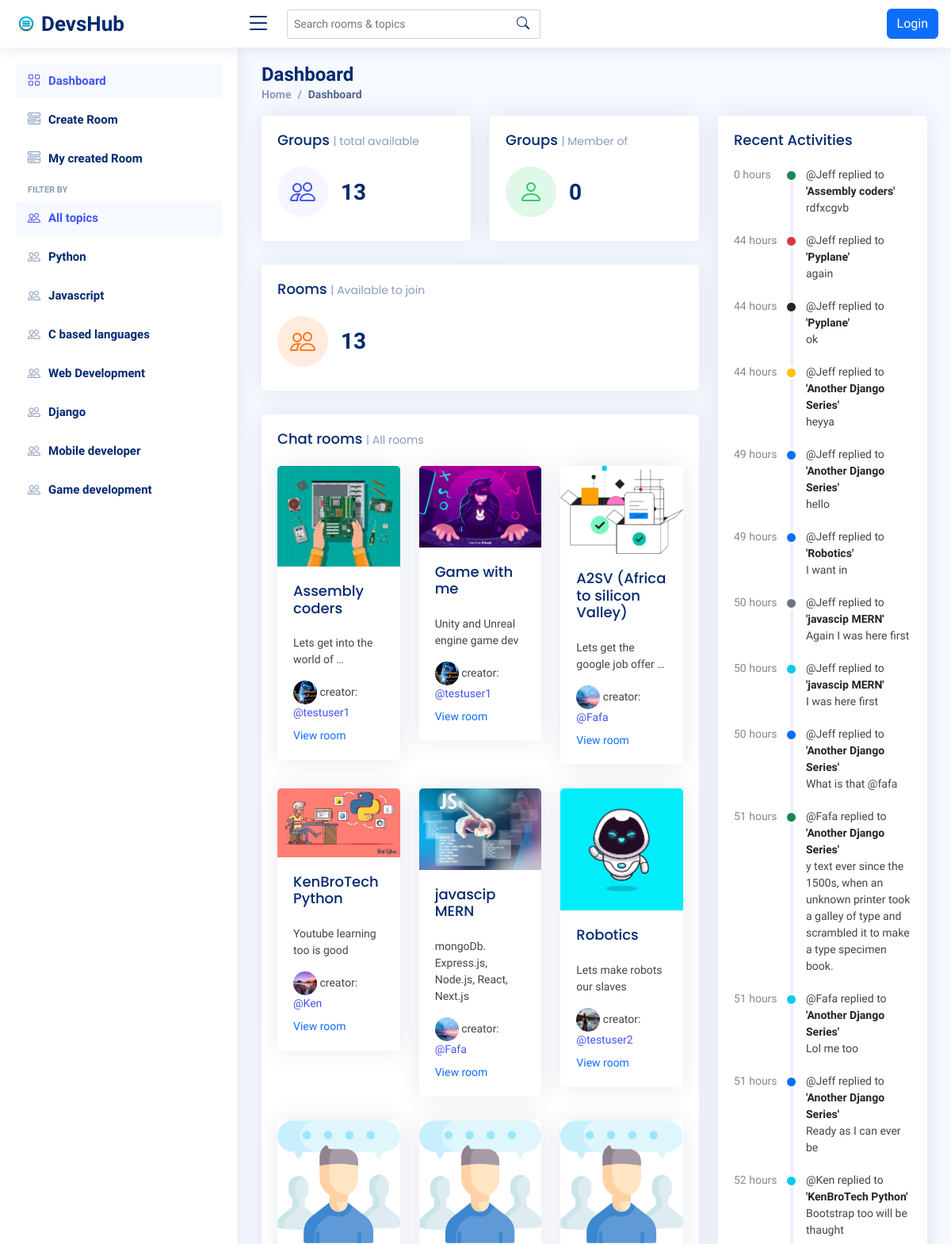
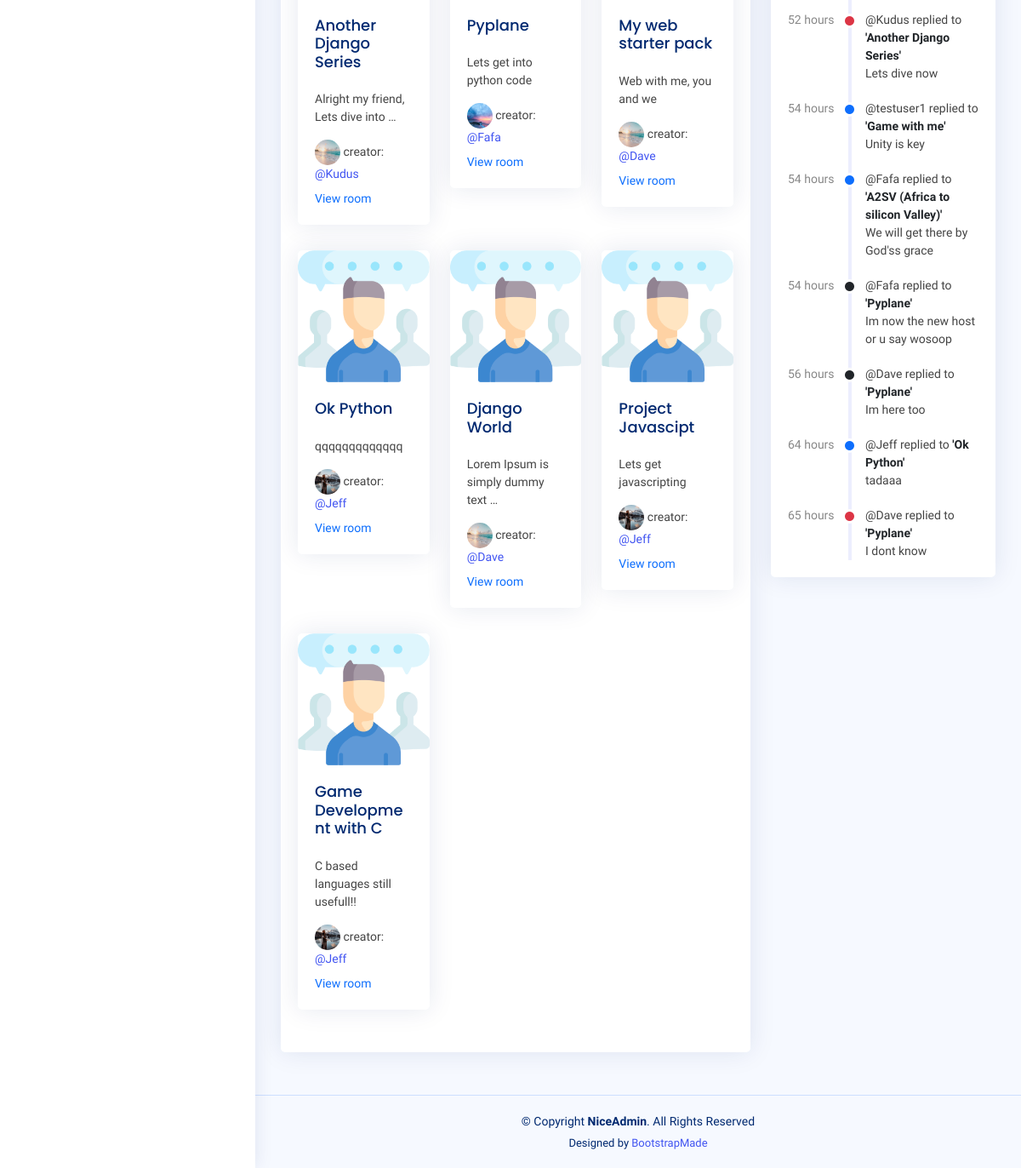
The page / on the database its author committed (2 pictures, top to bottom).
### base/models.py (models this page shows, shortened)
class Topic(models.Model):
    name = models.CharField(max_length=100)

class Room(models.Model):
    host = models.ForeignKey(User, on_delete=models.CASCADE, blank=True)
    topic = models.ForeignKey(Topic, on_delete=models.CASCADE)
    name = models.CharField(max_length=200)
    class_img = models.ImageField(upload_to="class_img", default="group_icon.png")
    description = models.TextField()
    members = models.ManyToManyField(User, related_name="members", blank=True)
    created = models.DateTimeField(auto_now_add=True)
    updated = models.DateTimeField(auto_now=True)
    objects = RoomManager()
    class Meta:
        ordering = ["-updated", "-created"]
    def __str__(self):
        return self.name

class Profile(models.Model):
    user = models.OneToOneField(User, on_delete=models.CASCADE)
    full_name = models.CharField(max_length=200, blank=True)
    profile_pic = models.ImageField(default="avatar.png", upload_to='profiles/', blank=True)
    bio =  models.TextField(blank=True)
    job = models.CharField(max_length=150, blank=True)
    company = models.CharField(max_length=200, blank=True)
    created = models.DateTimeField(auto_now_add=True)
    updated = models.DateTimeField(auto_now=True)

class Message(models.Model):
    user = models.ForeignKey(User, on_delete=models.CASCADE)
    room = models.ForeignKey(Room, on_delete=models.CASCADE)
    body = models.TextField()
    created = models.DateTimeField(auto_now_add=True)
    updated = models.DateTimeField(auto_now=True)
    def get_random_color(self):
        colors = ["primary", "danger", "success", "dark", "info", "warning", "muted"]
        return random.choice(colors)
    class Meta:
        ordering = ["-created", '-updated']

### base/views.py (the view)
# urls.py: path("", home, name="home"),
def home(request):
    q = request.GET.get("q") if request.GET.get("q") != None else ""
    empty_activity = False
    empty_rooms = False
    rooms = Room.objects.filter(
        Q(topic__name__icontains=q) | Q(name__icontains=q) | Q(description__icontains=q)
    )
    topics = Topic.objects.all()
    rooms_count = Room.objects.all().count()
    q_room_count = rooms.count()
    if q_room_count == 0:
        empty_rooms = True
    members_of_count = len(Room.objects.return_all_joned_rooms(request.user))
    remaining = rooms_count - members_of_count
    room_messages = Message.objects.filter(Q(room__name__icontains=q)).order_by("-created")[:20]
    if len(room_messages) == 0:
        empty_activity = True
    context = {
        "rooms": rooms,
        "topics": topics,
        "rooms_count": rooms_count,
        "room_messages": room_messages,
        'members_of_count':members_of_count,
        'remaining': remaining,
        'q_room_count':q_room_count,
        'empty_activity':empty_activity,
        'empty_rooms':empty_rooms,
        'q':q,
    }
    return render(request, "base/home.html", context)

### base/models.py (called while the page is built)
    def return_all_joned_rooms(self, user):
        rooms = []
        for room in Room.objects.all():
            if user in room.members.all() or room.host ==user:
                rooms.append(room)
        return rooms

### base/templatetags/custom_filters.py (called while the page is built)
@register.filter
def hours_since(value):
    if timezone.is_aware(value):
        now = timezone.now()
    else:
        now = timezone.make_aware(timezone.now(), timezone.get_current_timezone())
    delta = now - value
    hours = delta.total_seconds() // 3600
    return int(hours)

### base/templates/base/home.html (shortened to what this page needs)
{% extends 'main.html' %}
{% load static %}
{% load custom_filters %}
{% block css_files %}
<link href="{% static 'vendor/bootstrap/css/bootstrap.min.css' %}" rel="stylesheet">
<link href="{% static 'vendor/bootstrap-icons/bootstrap-icons.css' %}" rel="stylesheet">
<link href="{% static 'css/style.css' %}" rel="stylesheet">
{% endblock css_files %}
{% block content %}
<main id="main" class="main">
    <div class="pagetitle">
      <h1>Dashboard</h1>
      <nav>
        <ol class="breadcrumb">
          <li class="breadcrumb-item"><a href="index.html">Home</a></li>
          <li class="breadcrumb-item active">Dashboard</li>
        </ol>
      </nav>
    </div>
    <section class="section dashboard">
      <div class="row">
        <div class="col-lg-8">
          <div class="row">
            <div class="col-xxl-4 col-md-6">
              <div class="card info-card sales-card">
                <div class="card-body">
                  <h5 class="card-title">Groups <span>| total available</span></h5>
                  <div class="d-flex align-items-center">
                    <div class="card-icon rounded-circle d-flex align-items-center justify-content-center">
                      <i class="bi bi-people"></i>
                    </div>
                    <div class="ps-3">
                      <h6>{{rooms_count}}</h6>
                    </div>
                  </div>
                </div>
              </div>
            </div>
            <div class="col-xxl-4 col-md-6">
              <div class="card info-card revenue-card">
                <div class="card-body">
                  <h5 class="card-title">Groups <span>| Member of</span></h5>
                  <div class="d-flex align-items-center">
                    <div class="card-icon rounded-circle d-flex align-items-center justify-content-center">
                      <i class="bi bi-person"></i>
                    </div>
                    <div class="ps-3">
                      <h6>{{members_of_count}}</h6>
                    </div>
                  </div>
                </div>
              </div>
            </div>
            <div class="col-xxl-4 col-xl-12">
              <div class="card info-card customers-card">
                <div class="card-body">
                  <h5 class="card-title">Rooms <span>| Available to join</span></h5>
                  <div class="d-flex align-items-center">
                    <div class="card-icon rounded-circle d-flex align-items-center justify-content-center">
                      <i class="bi bi-people"></i>
                    </div>
                    <div class="ps-3">
                      <h6>{{remaining}}</h6>
                    </div>
                  </div>
                </div>
              </div>
            </div>
            <div class="col-12">
            <div class="col-12">
              <div class="card recent-sales overflow-auto">
                <div class="card-body">
                  <h5 class="card-title">Chat rooms <span>| All rooms</span></h5>
                  <div class="row">
                    {% for room in rooms %}
                    <div class="col col-12 col-sm-6 col-md-4">
                      <div class="card">
                        <img src="{{room.class_img.url}}" class="card-img-top" style="max-height:180px;" alt="...">
                        <div class="card-body">
                          <a href="{% url 'room' room.id %}"><h5 class="card-title">{{room.name}}</h5></a>
                          <p class="card-text">{{room.description|truncatewords:6}}</p>
                          <img src="{{room.host.profile.profile_pic.url}}" class="card-img-top rounded-circle" style="width:30px; height:30px" alt="...">
                          <span>creator: <a href="{% url 'profile' room.host.id %}">@{{room.host.username}}</a></span>
                          <div class="mt-2">
                              <a href="{% url 'room' room.id %}" class="text-primary">View room</a>
                          </div>
                        </div>
                      </div>
                    </div>
                    {% endfor %}
                  </div>
                </div>
              </div>
            </div>
            </div>
          </div>
        </div>
        <div class="col-lg-4">
          <div class="card">
            <div class="card-body">
              <h5 class="card-title">Recent Activities</h5>
              <div class="activity">
                {% if empty_activity %}
                  <h5>No recent activity</h5>
                {% else %}
                {% for item in room_messages %}
                <div class="activity-item d-flex">
                  <div class="activite-label">{{item.created|hours_since}} hours</div>
                  <i class='bi bi-circle-fill activity-badge text-{{item.get_random_color}} align-self-start'></i>
                  <div class="activity-content">
                    @{{item.user}} replied to <a href="#" class="fw-bold text-dark">'{{item.room}}'</a> <br>{{item.body}}
                  </div>
                </div>
                {% endfor %}
                {% endif %}
              </div>
            </div>
          </div>
        </div>
      </div>
    </section>
  </main>
{% endblock content %}

### templates/aside.html (shortened to what this page needs)
  {% url 'home' as index_path %}
  {% url 'create-room' as create_room_path %}
  {% url 'created-rooms' as created_rooms_path %}
  <aside id="sidebar" class="sidebar">
    <ul class="sidebar-nav" id="sidebar-nav">
      <li class="nav-item">
        <a class="nav-link {% if not request.path == index_path %}collapsed{% endif %}" href="{% url 'home' %}">
          <i class="bi bi-grid"></i>
          <span>Dashboard</span>
        </a>
      </li>
      <li class="nav-item">
        <a class="nav-link {% if not request.path == create_room_path %}collapsed{% endif %}" data-bs-target="#components-nav" href="{% url 'create-room' %}">
          <i class="bi bi-menu-button-wide"></i><span>Create Room</span>
        </a>
      </li>
      <li class="nav-item">
        <a class="nav-link {% if not request.path == created_rooms_path %}collapsed{% endif %}" data-bs-target="#components-nav" href="{% url 'created-rooms' %}">
          <i class="bi bi-menu-button-wide"></i><span>My created Room</span>
        </a>
      </li>
      <li class="nav-heading">FILTER BY</li>
      <li class="nav-item">
        <a class="nav-link {% if not q == "" %}collapsed{% endif %}" href="{% url 'home' %}">
        <i class="bi bi-people"></i>
        <span>All topics</span>
        </a>
    </li>
      {% for topic in topics %}
        <li class="nav-item">
            <a class="nav-link {% if not topic.name == q %}collapsed{% endif %}" href="{% url 'home' %}?q={{topic.name}}">
            <i class="bi bi-people"></i>
            <span>{{topic.name}}</span>
            </a>
        </li>
      {% endfor %}
    </ul>
  </aside>

### static/css/style.css (style rules this page uses)
:root { scroll-behavior: smooth; }
body { font-family: "Open Sans", sans-serif; background: #f6f9ff; color: #444444; }
a { color: #4154f1; text-decoration: none; }
h1, h2, h3, h4, h5, h6 { font-family: "Nunito", sans-serif; }
#main { margin-top: 60px; padding: 20px 30px; transition: all 0.3s; }
.pagetitle { margin-bottom: 10px; }
.pagetitle h1 { font-size: 24px; margin-bottom: 0; font-weight: 600; color: #012970; }
.card { margin-bottom: 30px; border: none; border-radius: 5px; box-shadow: 0px 0 30px rgba(1, 41, 112, 0.1); }
.card-title { padding: 20px 0 15px 0; font-size: 18px; font-weight: 500; color: #012970; font-family: "Poppins", sans-serif; }
.card-title span { color: #899bbd; font-size: 14px; font-weight: 400; }
.card-body { padding: 0 20px 20px 20px; }
.breadcrumb { font-size: 14px; font-family: "Nunito", sans-serif; color: #899bbd; font-weight: 600; }
.breadcrumb a { color: #899bbd; transition: 0.3s; }
.breadcrumb .breadcrumb-item::before { color: #899bbd; }
.breadcrumb .active { color: #51678f; font-weight: 600; }
.sidebar { position: fixed; top: 60px; left: 0; bottom: 0; width: 300px; z-index: 996; transition: all 0.3s; padding: 20px; overflow-y: auto; scrollbar-width: thin; scrollbar-color: #aab7cf transparent; box-shadow: 0px 0px 20px rgba(1, 41, 112, 0.1); background-color: #fff; }
@media (min-width: 1200px) { #main, #footer { margin-left: 300px; } }
.sidebar-nav { padding: 0; margin: 0; list-style: none; }
.sidebar-nav li { padding: 0; margin: 0; list-style: none; }
.sidebar-nav .nav-item { margin-bottom: 5px; }
.sidebar-nav .nav-heading { font-size: 11px; text-transform: uppercase; color: #899bbd; font-weight: 600; margin: 10px 0 5px 15px; }
.sidebar-nav .nav-link { display: flex; align-items: center; font-size: 15px; font-weight: 600; color: #4154f1; transition: 0.3; background: #f6f9ff; padding: 10px 15px; border-radius: 4px; }
.sidebar-nav .nav-link i { font-size: 16px; margin-right: 10px; color: #4154f1; }
.sidebar-nav .nav-link.collapsed { color: #012970; background: #fff; }
.sidebar-nav .nav-link.collapsed i { color: #899bbd; }
.dashboard .info-card { padding-bottom: 10px; }
.dashboard .info-card h6 { font-size: 28px; color: #012970; font-weight: 700; margin: 0; padding: 0; }
.dashboard .card-icon { font-size: 32px; line-height: 0; width: 64px; height: 64px; flex-shrink: 0; flex-grow: 0; }
.dashboard .sales-card .card-icon { color: #4154f1; background: #f6f6fe; }
.dashboard .revenue-card .card-icon { color: #2eca6a; background: #e0f8e9; }
.dashboard .customers-card .card-icon { color: #ff771d; background: #ffecdf; }
.dashboard .activity { font-size: 14px; }
.dashboard .activity .activity-item .activite-label { color: #888; position: relative; flex-shrink: 0; flex-grow: 0; min-width: 64px; }
.dashboard .activity .activity-item .activite-label::before { content: ""; position: absolute; right: -11px; width: 4px; top: 0; bottom: 0; background-color: #eceefe; }
.dashboard .activity .activity-item .activity-badge { margin-top: 3px; z-index: 1; font-size: 11px; line-height: 0; border-radius: 50%; flex-shrink: 0; border: 3px solid #fff; flex-grow: 0; }
.dashboard .activity .activity-item .activity-content { padding-left: 10px; padding-bottom: 20px; }
.dashboard .activity .activity-item:first-child .activite-label::before { top: 5px; }
.dashboard .activity .activity-item:last-child .activity-content { padding-bottom: 0; }
.dashboard .recent-sales { font-size: 14px; }

### rows shown on the page
Topic: name "Python"
Topic: name "Javascript"
Topic: name "C based languages"
Topic: name "Web Development"
Topic: name "Django"
Topic: name "Mobile developer"
Topic: name "Game development"
Room: class_img (picture), name "Assembly coders", description "Lets get into the world of …", host.profile.profile_pic (picture), host.username "testuser1"
Room: class_img (picture), name "Game with me", description "Unity and Unreal engine game dev", host.profile.profile_pic (picture), host.username "testuser1"
Room: class_img (picture), name "A2SV (Africa to silicon Valley)", description "Lets get the google job offer …", host.profile.profile_pic (picture), host.username "Fafa"
Room: class_img (picture), name "KenBroTech Python", description "Youtube learning too is good", host.profile.profile_pic (picture), host.username "Ken"
Room: class_img (picture), name "javascip MERN", description "mongoDb. Express.js, Node.js, React, Next.js", host.profile.profile_pic (picture), host.username "Fafa"
Room: class_img (picture), name "Robotics", description "Lets make robots our slaves", host.profile.profile_pic (picture), host.username "testuser2"
Room: class_img (picture), name "Another Django Series", description "Alright my friend, Lets dive into …", host.profile.profile_pic (picture), host.username "Kudus"
Room: class_img (picture), name "Pyplane", description "Lets get into python code", host.profile.profile_pic (picture), host.username "Fafa"
Room: class_img (picture), name "My web starter pack", description "Web with me, you and we", host.profile.profile_pic (picture), host.username "Dave"
Room: class_img (picture), name "Ok Python", description "qqqqqqqqqqqqq", host.profile.profile_pic (picture), host.username "Jeff"
Room: class_img (picture), name "Django World", description "Lorem Ipsum is simply dummy text …", host.profile.profile_pic (picture), host.username "Dave"
Room: class_img (picture), name "Project Javascipt", description "Lets get javascripting", host.profile.profile_pic (picture), host.username "Jeff"
Room: class_img (picture), name "Game Development with C", description "C based languages still usefull!!", host.profile.profile_pic (picture), host.username "Jeff"
Message: created|hours_since "0", user "Jeff", room "Assembly coders", body "rdfxcgvb"
Message: created|hours_since "44", user "Jeff", room "Pyplane", body "again"
Message: created|hours_since "44", user "Jeff", room "Pyplane", body "ok"
Message: created|hours_since "44", user "Jeff", room "Another Django Series", body "heyya"
Message: created|hours_since "49", user "Jeff", room "Another Django Series", body "hello"
Message: created|hours_since "49", user "Jeff", room "Robotics", body "I want in"
Message: created|hours_since "50", user "Jeff", room "javascip MERN", body "Again I was here first"
Message: created|hours_since "50", user "Jeff", room "javascip MERN", body "I was here first"
Message: created|hours_since "50", user "Jeff", room "Another Django Series", body "What is that @fafa"
Message: created|hours_since "51", user "Fafa", room "Another Django Series", body "y text ever since the 1500s, when an unknown printer took a galley of type and scrambled it to make a type specimen book."
Message: created|hours_since "51", user "Fafa", room "Another Django Series", body "Lol me too"
Message: created|hours_since "51", user "Jeff", room "Another Django Series", body "Ready as I can ever be"
Message: created|hours_since "52", user "Ken", room "KenBroTech Python", body "Bootstrap too will be thaught"
Message: created|hours_since "52", user "Kudus", room "Another Django Series", body "Lets dive now"
Message: created|hours_since "54", user "testuser1", room "Game with me", body "Unity is key"
Message: created|hours_since "54", user "Fafa", room "A2SV (Africa to silicon Valley)", body "We will get there by God'ss grace"
Message: created|hours_since "54", user "Fafa", room "Pyplane", body "Im now the new host or u say wosoop"
Message: created|hours_since "56", user "Dave", room "Pyplane", body "Im here too"
Message: created|hours_since "64", user "Jeff", room "Ok Python", body "tadaaa"
Message: created|hours_since "65", user "Dave", room "Pyplane", body "I dont know"

### other values the page prints
{{ rooms_count }} "13"
{{ members_of_count }} "0"
{{ remaining }} "13"
